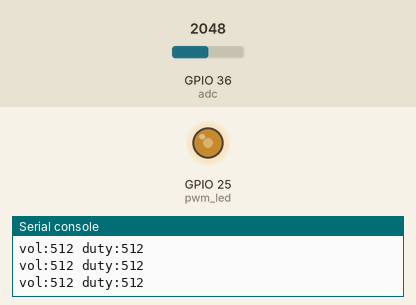
Bench run of a program on a simulated ESP32 board running MicroPython. Parts: output pins drawn as LEDs (lit = HIGH), the last lines printed to the serial console. The test bench sets the inputs (shaded band); at power-on: GPIO 36 (adc) = 2048 (analog values on the 0–4095 scale).

Above: at 1.2 s.
1.3 s: GPIO 36 (adc) set to 2866
At 2.5 s:
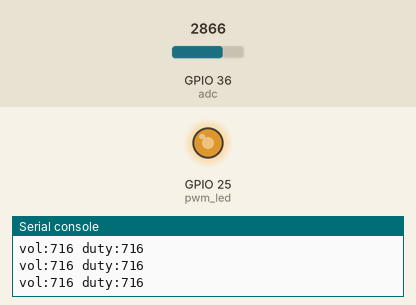
2.8 s: GPIO 36 (adc) set to 3603
At 4.0 s:
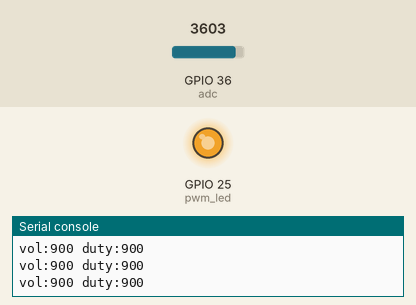
4.3 s: GPIO 36 (adc) set to 983
At 5.3 s:
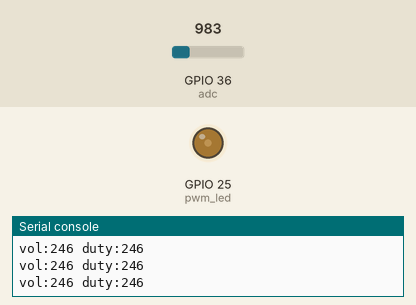
5.8 s: GPIO 36 (adc) set to 0
At 6.6 s:
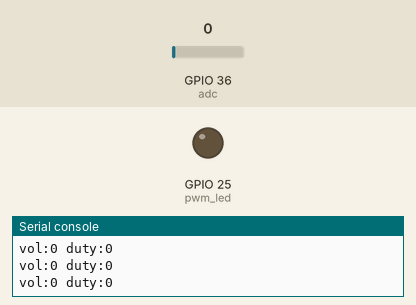
Timing chart, 0 to 8.3 s (numbered marks = the images above; inputs shaded):
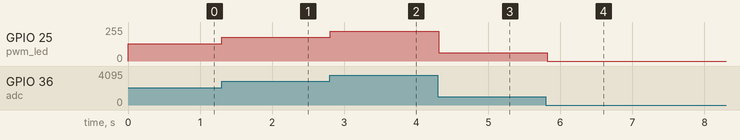

Measured:
- after the input at 1.3 s, GPIO 25 (pwm_led): 128/255 → 178/255 at once
- after the input at 2.8 s, GPIO 25 (pwm_led): 178/255 → 224/255 at once
- after the input at 4.3 s, GPIO 25 (pwm_led): 224/255 → 61/255 at once
- after the input at 5.8 s, GPIO 25 (pwm_led): 61/255 → 0/255 at once

The program:

list2.py
```python
#
# list2
#
import utime
from machine import Pin
from machine import ADC
from machine import PWM

PWM_FREQ = 100 # freq of PWM 100Hz
PWM_MIN_DUTY = 0
PWM_MAX_DUTY = 1023

#Pins 32-39

# setup ADC              # set GPIO36 as ADC
adc = ADC(Pin(36))       # connect thr VR to GPIO36

# maximum voltate applied to AD convertr : 3.6v
adc.atten(ADC.ATTN_11DB)

# set data range to 0-1023
adc.width(ADC.WIDTH_10BIT)

# set GPIO AND PWM
pwm_led = PWM(Pin(25)) # LED port GPIO:25
pwm_led.freq(PWM_FREQ)

while True:
    vol = adc.read()
    # Get the voltage from the VR (0 =< vol <= 1023)
    duty = int(PWM_MAX_DUTY * vol / 1023)
    # Calculate the duty cycle according to the voltage
    pwm_led.duty(duty)      # set duty cycle in PWM
    print("vol:{:d} duty:{:d}".format(vol,duty))
    utime.sleep_ms(100)     # wait 100ms
```
